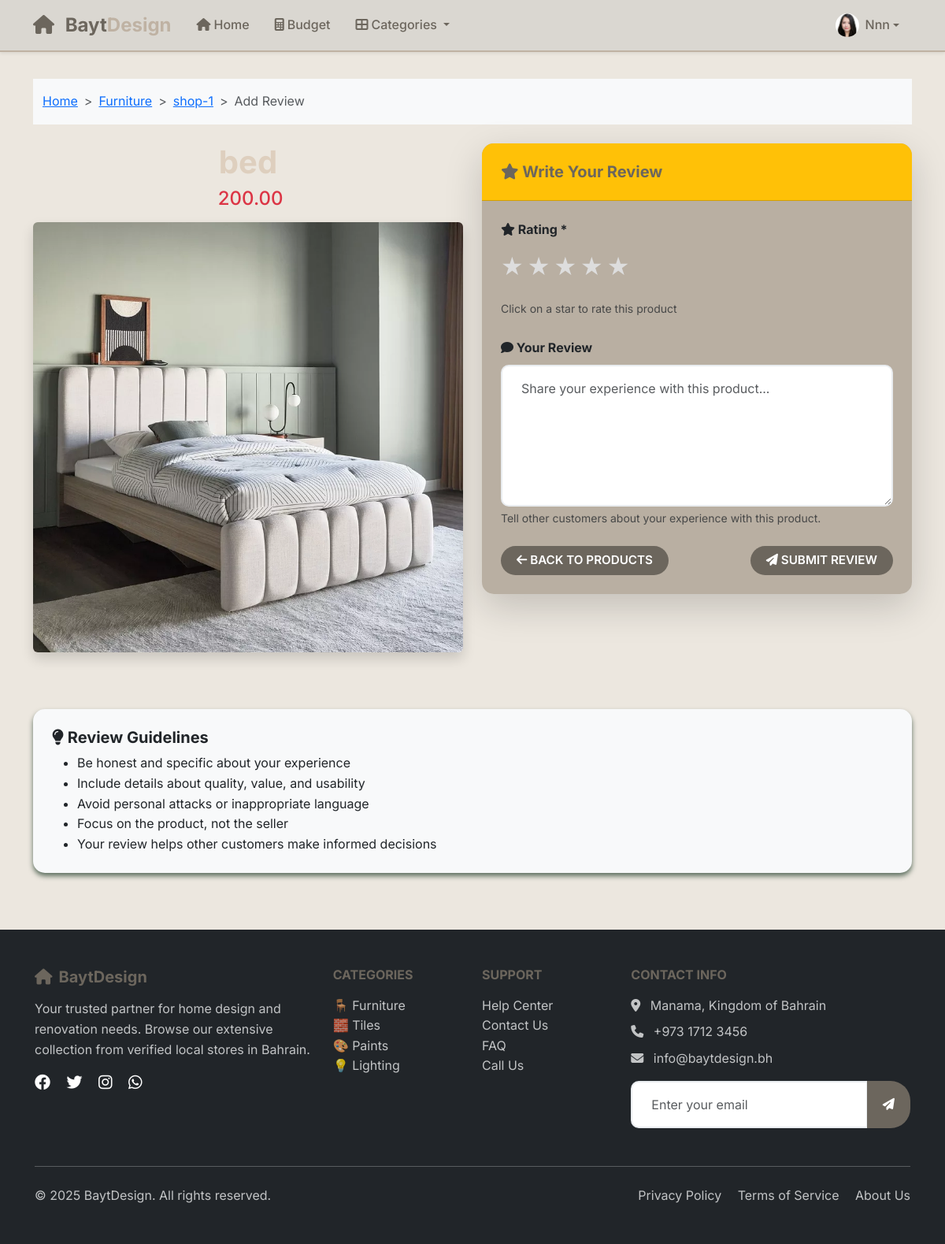
/add-review/51/ (signed in), run on the app's committed database.
### main_app/models.py (models this page shows, shortened)
class UserProfile(models.Model):
    user = models.OneToOneField(User, on_delete=models.CASCADE, related_name='userprofile')
    profile_picture = models.ImageField(upload_to='profile_pictures/', blank=True, null=True)

class Product(models.Model):
    shop = models.ForeignKey(Shop, on_delete=models.CASCADE)
    name = models.CharField(max_length=200)
    price = models.DecimalField(max_digits=10, decimal_places=2)
    description = models.TextField(blank=True, null=True)
    image = models.ImageField(upload_to='product_images/', blank=True, null=True)
    is_available = models.BooleanField(default=True)

class Shop(models.Model):
    name = models.CharField(max_length=200)
    classification = models.ForeignKey(Classification, on_delete=models.CASCADE)
    description = models.TextField(blank=True, null=True)
    image = models.ImageField(upload_to='store_images/', blank=True, null=True)
    phone = models.CharField(max_length=20, blank=True, null=True)
    email = models.EmailField(blank=True, null=True)
    address = models.TextField(blank=True, null=True)

class Classification(models.Model):
    name = models.CharField(max_length=100)
    slug = models.SlugField(unique=True, blank=True)
    icon = models.CharField(max_length=10, blank=True, null=True)
    description = models.TextField(blank=True, null=True)
    image = models.ImageField(upload_to='store_images/', blank=True, null=True)

### main_app/views.py (the view, shortened to what this page needs)
# urls.py: path('add-review/<int:product_id>/', views.add_review_view, name='add_review'),
@login_required
def add_review_view(request, product_id):
    product = get_object_or_404(Product, id=product_id)
    return render(request, 'add_review.html', {'product': product})

### main_app/templates/add_review.html (shortened to what this page needs)
{% extends 'base.html' %}
{% load static %}
{% block content %}
<div class="container py-4">
    <nav aria-label="breadcrumb" class="bg-light py-3 mb-4">
        <div class="container">
            <ol class="breadcrumb mb-0">
                <li class="breadcrumb-item"><a href="{% url 'home' %}">Home</a></li>
                <li class="breadcrumb-item">
                    <a href="{% url 'classification_stores' product.shop.classification.slug %}">
                        {{ product.shop.classification.name }}
                    </a>
                </li>
                <li class="breadcrumb-item">
                    <a href="{% url 'shop_products' product.shop.id %}">{{ product.shop.name }}</a>
                </li>
                <li class="breadcrumb-item active">Add Review</li>
            </ol>
        </div>
    </nav>
    <div class="row align-items-start">
        <div class="col-md-6 text-center mb-4">
            <h1 class="fw-bold mb-2">{{ product.name }}</h1>
            <p class="h4 text-danger mb-3">
                 {{ product.price }}
            </p>
            {% if product.image %}
                <img src="{{ product.image.url }}" alt="{{ product.name }}" class="img-fluid rounded shadow">
            {% else %}
                <div class="bg-light rounded shadow d-flex align-items-center justify-content-center" style="height: 300px;">
                    <i class="fas fa-box fa-5x text-muted"></i>
                </div>
            {% endif %}
        </div>
        <div class="col-md-6">
            <div class="card border-0 shadow-lg">
                <div class="card-header bg-warning text-dark">
                    <h5 class="mb-0">
                        <i class="fas fa-star"></i> Write Your Review
                    </h5>
                </div>
                <div class="card-body p-4">
                    <form method="post">
                        <div class="mb-4">
                            <label class="form-label fw-bold">
                                <i class="fas fa-star"></i> Rating *
                            </label>
                            <div class="rating mb-3">
                                <label for="star5" class="star">★</label>
                                <label for="star4" class="star">★</label>
                                <label for="star3" class="star">★</label>
                                <label for="star2" class="star">★</label>
                                <label for="star1" class="star">★</label>
                            </div>
                            <small class="text-muted">Click on a star to rate this product</small>
                        </div>
                        <div class="mb-4">
                            <label for="comment" class="form-label fw-bold">
                                <i class="fas fa-comment"></i> Your Review
                            </label>
                            <textarea class="form-control"
                                      id="comment"
                                      name="comment"
                                      rows="6"
                                      placeholder="Share your experience with this product..."></textarea>
                            <div class="form-text">Tell other customers about your experience with this product.</div>
                        </div>
                        <div class="d-flex justify-content-between">
                            <a href="{% url 'shop_products' product.shop.id %}" class="btn btn-secondary">
                                <i class="fas fa-arrow-left"></i> Back to Products
                            </a>
                            <button type="submit" class="btn btn-warning">
                                <i class="fas fa-paper-plane"></i> Submit Review
                            </button>
                        </div>
                    </form>
                </div>
            </div>
        </div>
    </div>
    <div class="row mt-5">
        <div class="col-12">
            <div class="card border-0 bg-light">
                <div class="card-body">
                    <h5 class="card-title">
                        <i class="fas fa-lightbulb"></i> Review Guidelines
                    </h5>
                    <ul class="mb-0">
                        <li>Be honest and specific about your experience</li>
                        <li>Include details about quality, value, and usability</li>
                        <li>Avoid personal attacks or inappropriate language</li>
                        <li>Focus on the product, not the seller</li>
                        <li>Your review helps other customers make informed decisions</li>
                    </ul>
                </div>
            </div>
        </div>
    </div>
</div>
{% endblock %}

### main_app/templates/base.html (shortened to what this page needs)
{% load static %}
<!DOCTYPE html>
<html lang="en">
  <head>
    <link href="https://cdn.jsdelivr.net/npm/bootstrap@5.3.2/dist/css/bootstrap.min.css" rel="stylesheet">
    <link rel="stylesheet" href="https://cdnjs.cloudflare.com/ajax/libs/font-awesome/6.4.0/css/all.min.css">
    <link rel="stylesheet" href="{% static 'css/base.css' %}" />
  </head>
  <body>
    <nav class="navbar navbar-expand-lg navbar-light bg-white shadow-sm fixed-top">
      <div class="container">
        <a class="navbar-brand fw-bold" href="/">
          <i class="fas fa-home text-primary me-2"></i>
          <span class="text-primary">Bayt</span><span class="text-secondary">Design</span>
        </a>
        <div class="collapse navbar-collapse" id="navbarNav">
          <ul class="navbar-nav me-auto">
            <li class="nav-item">
              <a class="nav-link" href="/">
                <i class="fas fa-home me-1"></i>Home
              </a>
            </li>
            <li class="nav-item">
              <a class="nav-link" href="{% url 'budget' %}">
                <i class="fas fa-calculator me-1"></i>Budget
              </a>
            </li>
            <li class="nav-item dropdown">
              <a class="nav-link dropdown-toggle" href="#" id="navbarDropdown" role="button" data-bs-toggle="dropdown" aria-expanded="false">
                <i class="fas fa-th-large me-1"></i>Categories
              </a>
            </li>
          </ul>
          <ul class="navbar-nav">
            {% if user.is_authenticated %}
              <li class="nav-item dropdown">
                <a class="nav-link dropdown-toggle d-flex align-items-center" href="#" id="userDropdown" role="button" data-bs-toggle="dropdown" aria-expanded="false">
                  <div class="user-avatar me-2">
                    {% if user.userprofile.profile_picture %}
                      <img src="{{ user.userprofile.profile_picture.url }}" alt="Profile Picture" class="rounded-circle" style="width: 30px; height: 30px; object-fit: cover;">
                    {% else %}
                      <i class="fas fa-user-circle" style="font-size: 30px;"></i>
                    {% endif %}
                  </div>
                  {% if user.first_name %}
                    {{ user.first_name|title }}
                  {% else %}
                    {{ user.username|title }}
                  {% endif %}
                </a>
              </li>
            {% endif %}
          </ul>
        </div>
      </div>
    </nav>
    <main class="main-content">
      {% block content %}{% endblock %}
    </main>
    <footer class="bg-dark text-white py-5 mt-5">
      <div class="container">
        <div class="row">
          <div class="col-lg-4 mb-4">
            <h5 class="text-primary mb-3">
              <i class="fas fa-home me-2"></i>BaytDesign
            </h5>
            <p class="text-light opacity-75">
              Your trusted partner for home design and renovation needs.
              Browse our extensive collection from verified local stores in Bahrain.
            </p>
            <div class="social-links">
              <a href="#" class="text-white me-3">
                <i class="fab fa-facebook fa-lg"></i>
              </a>
              <a href="#" class="text-white me-3">
                <i class="fab fa-twitter fa-lg"></i>
              </a>
              <a href="#" class="text-white me-3">
                <i class="fab fa-instagram fa-lg"></i>
              </a>
              <a href="#" class="text-white">
                <i class="fab fa-whatsapp fa-lg"></i>
              </a>
            </div>
          </div>
          <div class="col-lg-2 col-md-6 mb-4">
            <h6 class="text-uppercase mb-3">Categories</h6>
            <ul class="list-unstyled">
              <li><a href="#" class="text-light opacity-75 text-decoration-none">🪑 Furniture</a></li>
              <li><a href="#" class="text-light opacity-75 text-decoration-none">🧱 Tiles</a></li>
              <li><a href="#" class="text-light opacity-75 text-decoration-none">🎨 Paints</a></li>
              <li><a href="#" class="text-light opacity-75 text-decoration-none">💡 Lighting</a></li>
            </ul>
          </div>
          <div class="col-lg-2 col-md-6 mb-4">
            <h6 class="text-uppercase mb-3">Support</h6>
            <ul class="list-unstyled">
              <li><a href="#" class="text-light opacity-75 text-decoration-none">Help Center</a></li>
              <li><a href="#" class="text-light opacity-75 text-decoration-none">Contact Us</a></li>
              <li><a href="#" class="text-light opacity-75 text-decoration-none">FAQ</a></li>
              <li><a href="tel:+97317123456" class="text-light opacity-75 text-decoration-none">Call Us</a></li>
            </ul>
          </div>
          <div class="col-lg-4 mb-4">
            <h6 class="text-uppercase mb-3">Contact Info</h6>
            <p class="text-light opacity-75 mb-2">
              <i class="fas fa-map-marker-alt me-2"></i>
              Manama, Kingdom of Bahrain
            </p>
            <p class="text-light opacity-75 mb-2">
              <i class="fas fa-phone me-2"></i>
              +973 1712 3456
            </p>
            <p class="text-light opacity-75 mb-3">
              <i class="fas fa-envelope me-2"></i>
              info@baytdesign.bh
            </p>
            <form class="newsletter-form">
              <div class="input-group">
                <input type="email" class="form-control" placeholder="Enter your email" required>
                <button class="btn btn-primary" type="submit">
                  <i class="fas fa-paper-plane"></i>
                </button>
              </div>
            </form>
          </div>
        </div>
        <hr class="my-4 opacity-25">
        <div class="row align-items-center">
          <div class="col-md-6">
            <p class="mb-0 text-light opacity-75">
              &copy; {% now "Y" %} BaytDesign. All rights reserved.
            </p>
          </div>
          <div class="col-md-6 text-md-end">
            <a href="#" class="text-light opacity-75 text-decoration-none me-3">Privacy Policy</a>
            <a href="#" class="text-light opacity-75 text-decoration-none me-3">Terms of Service</a>
            <a href="#" class="text-light opacity-75 text-decoration-none">About Us</a>
          </div>
        </div>
      </div>
    </footer>
  </body>
</html>

### data on the page
Product: shop.classification.name "Furniture", shop.name "shop-1", name "bed", price "200.00", image (picture)

### other printed values
{{ user.first_name|title }} "Nnn"
